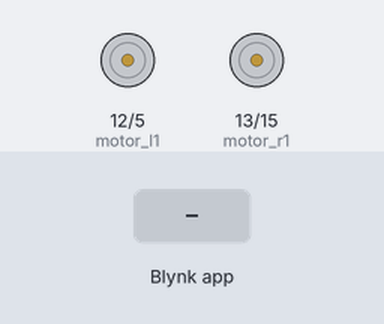
Simulated run of this sketch. Board: ESP8266 (NodeMCU). Parts: motor-driver pin pairs drawn as motors (green arrow = first pin HIGH = forward, orange = second pin HIGH = backward, longer = more drive). The inputs (shaded band) are chosen by the test bench. WiFi joins after 1.5 s; servers stay silent unless stated.

Above: at 3.0 s.
3.1 s: Blynk app writes 1 to V1
At 3.9 s:
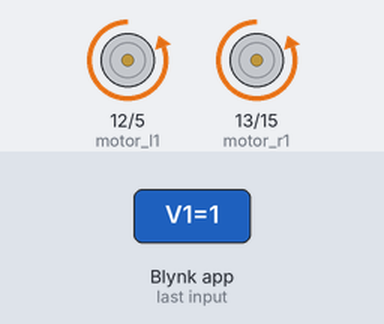
Timing chart, 0 to 6.1 s (numbered marks = the images above; inputs shaded):
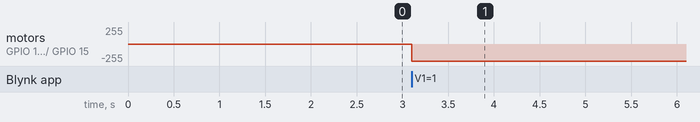

Measured:
- after the input at 3.1 s, motor on GPIO 12 (motor_l1) / GPIO 5 (motor_l2), motor on GPIO 13 (motor_r1) / GPIO 15 (motor_r2): stopped → backward 255/255 at once

The sketch:

Blynk_Bot.ino
```cpp
// (licence header left out)
#define BLYNK_PRINT Serial    // Comment this out to disable prints and save space
#include <ESP8266WiFi.h>
#include <BlynkSimpleEsp8266.h>

#define PT    Serial.print
#define PTL   Serial.println//

#define motor_l1  12
#define motor_l2  5
#define motor_r1  13
#define motor_r2  15


// You should get Auth Token in the Blynk App.
// Go to the Project Settings (nut icon).
char auth[] = "733d68ddb50147dfb28e40c0f3f00402";

// Your WiFi credentials.
// Set password to "" for open networks.
//char ssid[] = "mines";
//char pass[] = "prospervan";
char ssid[] = "AndroidAP";
char pass[] = "prospervan";


void setup()
{
  Serial.begin(9600);
  Blynk.begin(auth, ssid, pass);
  pinMode(motor_l1,OUTPUT);
  pinMode(motor_l2,OUTPUT);
  pinMode(motor_r1,OUTPUT);
  pinMode(motor_r2,OUTPUT);
}

void left_stop() {
  digitalWrite(motor_l1, LOW);
  digitalWrite(motor_l2, LOW);
}

void left_forward(int pwr) {
//  digitalWrite(motor_l1, HIGH);
  digitalWrite(motor_l2, LOW);
  analogWrite(motor_l1, pwr);
//  motor11.low();
//  motor12.high();
}
void left_reverse() {
  digitalWrite(motor_l1, LOW);
  digitalWrite(motor_l2, HIGH);
//  analogWrite(motor_l2, spd);
//  motor12.low();
//  motor11.high();
}

void right_stop() {
  digitalWrite(motor_r1, LOW);
  digitalWrite(motor_r2, LOW);
}

void right_forward(int pwr) {

//  digitalWrite(motor_r1, HIGH);
  digitalWrite(motor_r2, LOW);
  analogWrite(motor_r1, pwr);
//  motor21.low();
//  motor22.high();
}
void right_reverse() {
  digitalWrite(motor_r1, LOW);
  digitalWrite(motor_r2, HIGH);
//  motor22.low();
//  motor21.high();
}

void drive_left_wheel(int pwr) {
  if (pwr == 0)
    left_stop();
  else if (pwr > 0)
    left_forward(pwr);
  else
    left_reverse();
}

void drive_right_wheel(int pwr) {
  if (pwr == 0)
    right_stop();
  else if (pwr > 0)
    right_forward(pwr);
  else
    right_reverse();

}

void bot_move(int x, int y) {
  int spd = y - 512;
  int rot = (x - 512) / 2;

//  PT(F("spd: "));PTL(spd);
//  PT(F("rot: "));PTL(rot);

  int pwr_left_wheel = spd - rot;
  int pwr_right_wheel = spd + rot;

//  PT(F("pl: "));PTL(pwr_left_wheel);
//  PT(F("pr: "));PTL(pwr_right_wheel);

  drive_left_wheel(pwr_left_wheel);
  drive_right_wheel(pwr_right_wheel);
}


BLYNK_WRITE(V1)
{
  int x = param[0].asInt(); // getting first value
  int y = param[1].asInt(); // getting second value
//  PT(F("x: "));PTL(x);
//  PT(F("y: "));PTL(y);

  bot_move(x,y);


}

void loop()
{
  Blynk.run();
}
```
